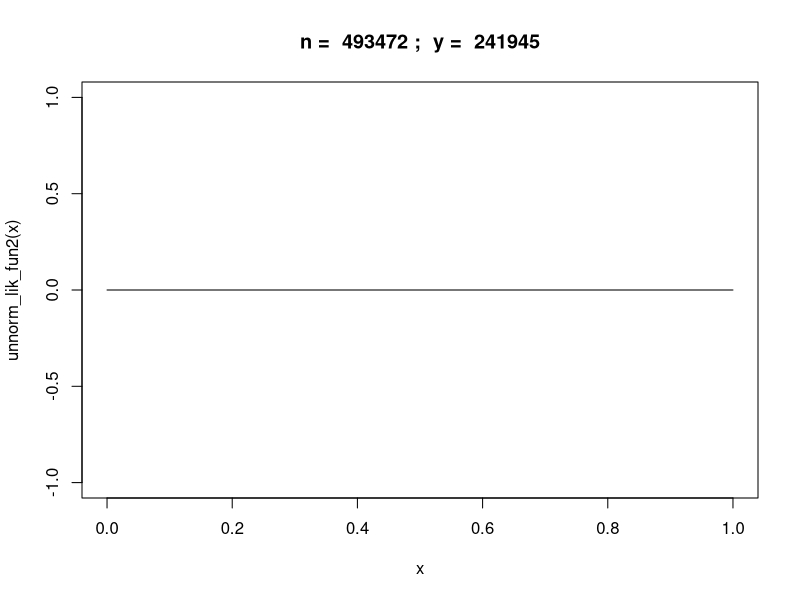

Source code (R):
## ---- chunk 1

y = 241945
n = 241945 + 251527

unnorm_lik_fun2 = function(theta) {exp( y*log(theta) + (n-y)*log((1 - theta)) )}

curve(unnorm_lik_fun2,from = 0,to = 1, main=paste("n = ",n,";  y = ",y))


